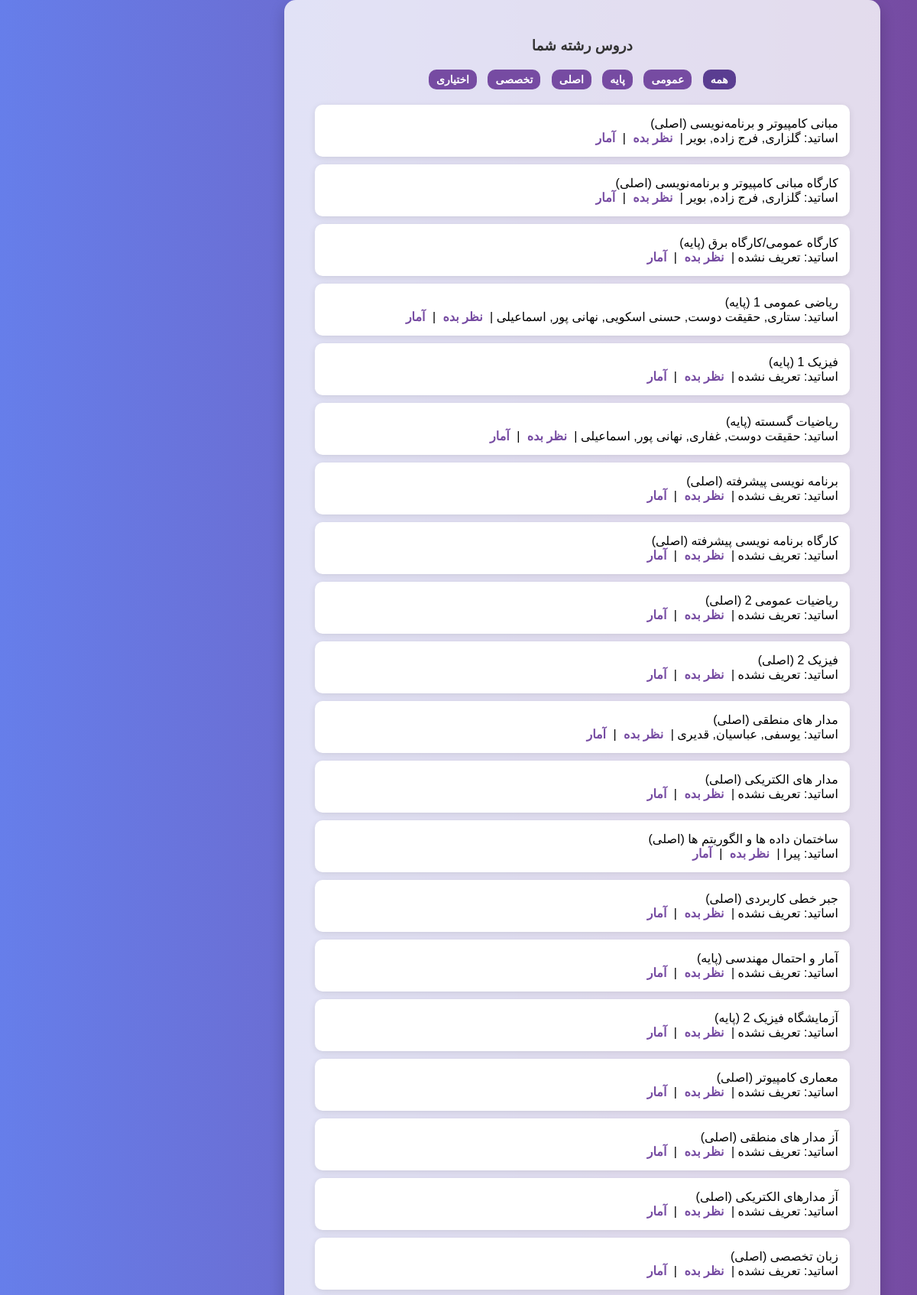
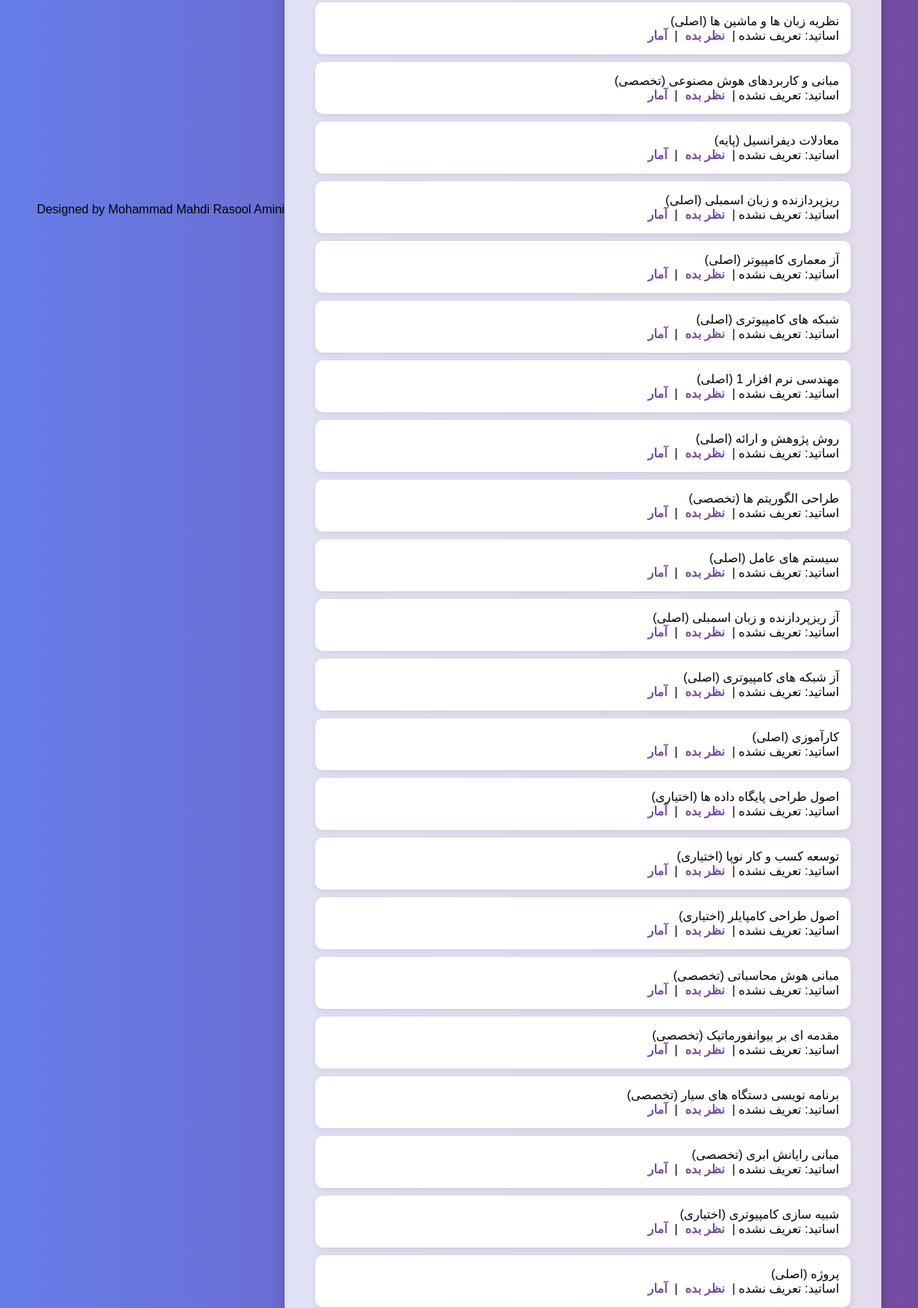
The page /courses (signed in, upper part) on the database its author committed (2 pictures, top to bottom).
### tables this page shows
CREATE TABLE Courses (
    id INTEGER PRIMARY KEY AUTOINCREMENT,
    name TEXT
, category TEXT);

### app.py (the view)
@app.route("/courses")
def courses():
    if "student_id" not in session:
        return redirect("/")
    category_filter = request.args.get("category")
    db = get_db()
    query = """
        SELECT c.id, c.name, c.category, GROUP_CONCAT(p.name, ', ') as professors
        FROM Courses c
        JOIN CourseMajor cm ON c.id = cm.course_id
        LEFT JOIN CourseProfessor cp ON c.id = cp.course_id
        LEFT JOIN Professors p ON cp.professor_id = p.id
        WHERE cm.major_id = ?
    """
    params = [session["major_id"]]
    if category_filter:
        query += " AND c.category = ?"
        params.append(category_filter)
    query += " GROUP BY c.id"
    courses = db.execute(query, params).fetchall()
    db.close()
    return render_template("courses.html", courses=courses, selected_category=category_filter)

### app.py (called while the page is built)
def get_db():
    conn = sqlite3.connect("ratings.db")
    conn.row_factory = sqlite3.Row
    return conn

### templates/courses.html (shortened to what this page needs)
<!DOCTYPE html>
<html lang="fa" dir="rtl">
<head>
</head>
<body>
  <div class="card">
    <h3>دروس رشته شما</h3>
    <div class="filters">
      <a href="/courses" class="{{ 'selected' if not selected_category }}">همه</a>
      <a href="/courses?category=عمومی" class="{{ 'selected' if selected_category == 'عمومی' }}">عمومی</a>
      <a href="/courses?category=پایه" class="{{ 'selected' if selected_category == 'پایه' }}">پایه</a>
      <a href="/courses?category=اصلی" class="{{ 'selected' if selected_category == 'اصلی' }}">اصلی</a>
      <a href="/courses?category=تخصصی" class="{{ 'selected' if selected_category == 'تخصصی' }}">تخصصی</a>
      <a href="/courses?category=اختیاری" class="{{ 'selected' if selected_category == 'اختیاری' }}">اختیاری</a>
    </div>
    <ul>
      {% for course in courses %}
        <li>
          {{ course.name }} ({{ course.category or 'دسته‌بندی نشده' }})<br>
          اساتید: {{ course.professors or 'تعریف نشده' }}
          | <a href="/rate/{{ course.id }}">نظر بده</a>
          | <a href="/stats/{{ course.id }}">آمار</a>
        </li>
      {% endfor %}
    </ul>
  </div>
  <div class="footer">
    Designed by Mohammad Mahdi Rasool Amini
  </div>
</body>
</html>

### templates/courses.html (style rules this page uses)
body { font-family: 'Vazirmatn', sans-serif; background: linear-gradient(to right, #667eea, #764ba2); margin: 0; padding: 0; display: flex; align-items: center; justify-content: center; min-height: 100vh; }
.card { background-color: #ffffffcc; padding: 30px 40px; border-radius: 15px; box-shadow: 0 8px 20px rgba(0, 0, 0, 0.2); width: 90%; max-width: 700px; text-align: right; }
h3 { color: #333; margin-bottom: 20px; text-align: center; }
ul { list-style: none; padding: 0; }
li { background: #fff; padding: 15px; margin-bottom: 10px; border-radius: 10px; box-shadow: 0 2px 8px rgba(0,0,0,0.1); transition: transform 0.2s; }
a { color: #764ba2; text-decoration: none; margin: 0 5px; font-weight: bold; }
.filters { margin-bottom: 20px; text-align: center; }
.filters a { background: #764ba2; color: white; padding: 5px 10px; margin: 0 5px; border-radius: 10px; font-size: 14px; display: inline-block; }
.filters a.selected { background: #5a3d91; }

### rows shown on the page
Courses: name "مبانی کامپیوتر و برنامه‌نویسی", category "اصلی", professors "گلزاری, فرج زاده, بویر"
Courses: name "کارگاه مبانی کامپیوتر و برنامه‌نویسی", category "اصلی", professors "گلزاری, فرج زاده, بویر"
Courses: name "کارگاه عمومی/کارگاه برق", category "پایه", professors "تعریف نشده"
Courses: category "پایه", professors "ستاری, حقیقت دوست, حسنی اسکویی, نهانی پور, اسماعیلی"
Courses: category "پایه", professors "تعریف نشده"
Courses: name "ریاضیات گسسته", category "پایه", professors "حقیقت دوست, غفاری, نهانی پور, اسماعیلی"
Courses: name "برنامه نویسی پیشرفته", category "اصلی", professors "تعریف نشده"
Courses: name "کارگاه برنامه نویسی پیشرفته", category "اصلی", professors "تعریف نشده"
Courses: category "اصلی", professors "تعریف نشده"
Courses: category "اصلی", professors "تعریف نشده"
Courses: name "مدار های منطقی", category "اصلی", professors "یوسفی, عباسیان, قدیری"
Courses: name "مدار های الکتریکی", category "اصلی", professors "تعریف نشده"
Courses: name "ساختمان داده ها و الگوریتم ها", category "اصلی", professors "پیرا"
Courses: name "جبر خطی کاربردی", category "اصلی", professors "تعریف نشده"
Courses: name "آمار و احتمال مهندسی", category "پایه", professors "تعریف نشده"
Courses: category "پایه", professors "تعریف نشده"
Courses: name "معماری کامپیوتر", category "اصلی", professors "تعریف نشده"
Courses: name "آز مدار های منطقی", category "اصلی", professors "تعریف نشده"
Courses: name "آز مدارهای الکتریکی", category "اصلی", professors "تعریف نشده"
Courses: name "زبان تخصصی", category "اصلی", professors "تعریف نشده"
Courses: name "نظریه زبان ها و ماشین ها", category "اصلی", professors "تعریف نشده"
Courses: name "مبانی و کاربردهای هوش مصنوعی", category "تخصصی", professors "تعریف نشده"
Courses: name "معادلات دیفرانسیل", category "پایه", professors "تعریف نشده"
Courses: name "ریزپردازنده و زبان اسمبلی", category "اصلی", professors "تعریف نشده"
Courses: name "آز معماری کامپیوتر", category "اصلی", professors "تعریف نشده"
Courses: name "شبکه های کامپیوتری", category "اصلی", professors "تعریف نشده"
Courses: category "اصلی", professors "تعریف نشده"
Courses: name "روش پژوهش و ارائه", category "اصلی", professors "تعریف نشده"
Courses: name "طراحی الگوریتم ها", category "تخصصی", professors "تعریف نشده"
Courses: name "سیستم های عامل", category "اصلی", professors "تعریف نشده"
Courses: name "آز ریزپردازنده و زبان اسمبلی", category "اصلی", professors "تعریف نشده"
Courses: name "آز شبکه های کامپیوتری", category "اصلی", professors "تعریف نشده"
Courses: name "کارآموزی", category "اصلی", professors "تعریف نشده"
Courses: name "اصول طراحی پایگاه داده ها", category "اختیاری", professors "تعریف نشده"
Courses: name "توسعه کسب و کار نوپا", category "اختیاری", professors "تعریف نشده"
Courses: name "اصول طراحی کامپایلر", category "اختیاری", professors "تعریف نشده"
Courses: name "مبانی هوش محاسباتی", category "تخصصی", professors "تعریف نشده"
Courses: name "مقدمه ای بر بیوانفورماتیک", category "تخصصی", professors "تعریف نشده"
Courses: name "برنامه نویسی دستگاه های سیار", category "تخصصی", professors "تعریف نشده"
Courses: name "مبانی رایانش ابری", category "تخصصی", professors "تعریف نشده"
Courses: name "شبیه سازی کامپیوتری", category "اختیاری", professors "تعریف نشده"
Courses: name "پروژه", category "اصلی", professors "تعریف نشده"
